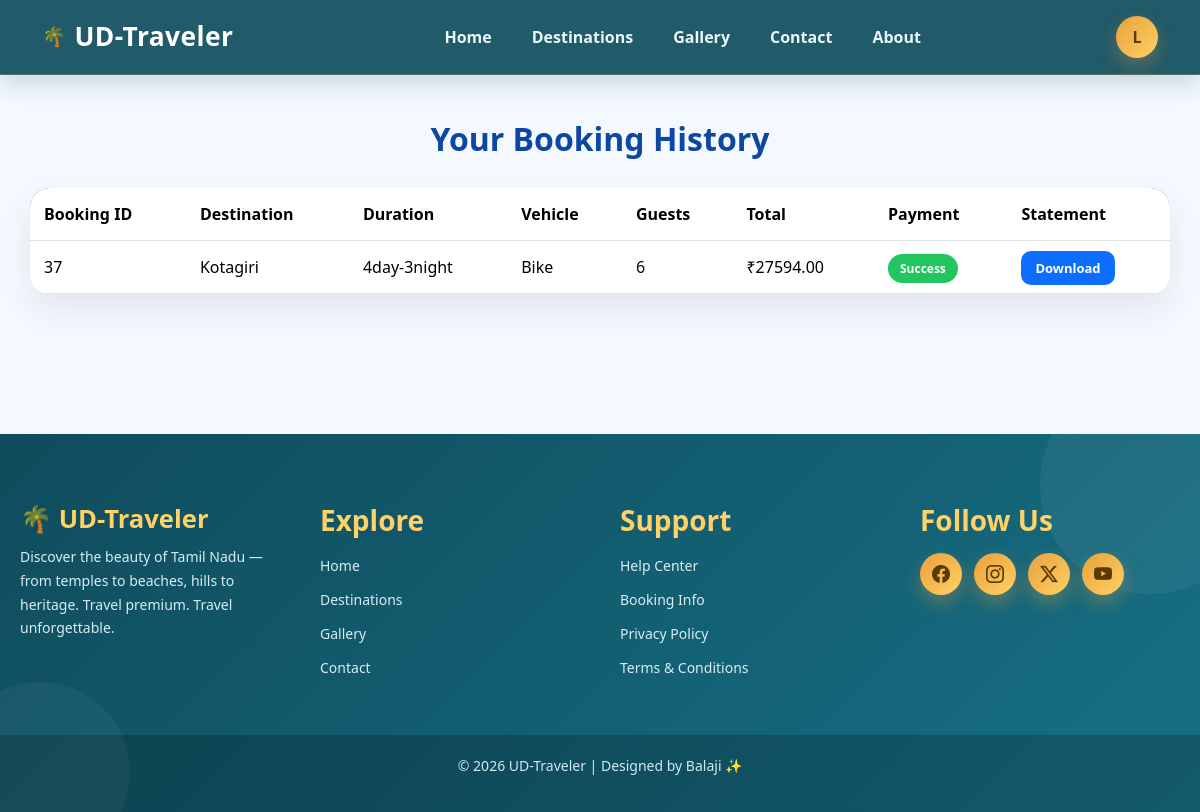
Screenshot of /booking_history/ (signed in) with the database file from the repository.
### app/models.py (models this page shows, shortened)
class Booking(models.Model):
    user = models.ForeignKey(User, on_delete=models.CASCADE, null=True, blank=True)
    name = models.CharField(max_length=100)
    email = models.EmailField()
    destination = models.CharField(max_length=200)
    duration = models.CharField(max_length=100, null=True, blank=True)
    vehicle_type = models.CharField(max_length=50, null=True, blank=True)
    price_per_head = models.DecimalField(max_digits=10, decimal_places=2)
    guests = models.IntegerField()
    total_amount = models.DecimalField(max_digits=10, decimal_places=2)

class Payment(models.Model):
    booking = models.OneToOneField(Booking, on_delete=models.CASCADE)
    amount = models.DecimalField(max_digits=10, decimal_places=2)
    payment_method = models.CharField(max_length=50)
    upi_app = models.CharField(max_length=50, blank=True, null=True)
    payment_status = models.CharField(max_length=50, default="Pending")
    QR = models.ImageField(upload_to="payment_screenshots/", blank=True, null=True)
    created_at = models.DateTimeField(auto_now_add=True)

### app/views.py (the view)
# urls.py: path('booking_history/', views.booking_history, name='booking_history'),
def booking_history(request):
    if not request.user.is_authenticated:
        messages.error(request, "You need to be logged in to view your bookings.")
        return redirect('login')
    bookings = Booking.objects.filter(user=request.user).order_by('-id')
    return render(request, 'booking_history.html', {'bookings': bookings})

### app/templates/booking_history.html (shortened to what this page needs)
{% extends 'main.html' %}
{% block content %}
{% include 'hf/nav2.html' %}
<div class="container history-section">
    <h2 class="history-title">Your Booking History</h2>
    <div class="card history-card">
        <div class="card-body p-0">
            <div class="table-responsive">
                <table class="table mb-0">
                    <thead>
                        <tr>
                            <th>Booking ID</th>
                            <th>Destination</th>
                            <th>Duration</th>
                            <th>Vehicle</th>
                            <th>Guests</th>
                            <th>Total</th>
                            <th>Payment</th>
                            <th>Statement</th>
                        </tr>
                    </thead>
                    <tbody>
                        {% for b in bookings %}
                        <tr>
                            <td>{{ b.id }}</td>
                            <td>{{ b.destination }}</td>
                            <td>{{ b.duration }}</td>
                            <td>{{ b.vehicle_type }}</td>
                            <td>{{ b.guests }}</td>
                            <td>₹{{ b.total_amount }}</td>
                            <td>
                                {% if b.payment %}
                                    <span class="status-badge">{{ b.payment.payment_status }}</span>
                                {% else %}
                                    <span class="text-warning fw-bold">Pending</span>
                                {% endif %}
                            </td>
                            <td>
                                {% if b.payment %}
                                    <a href="{% url 'download_statement' b.payment.id %}" class="btn-statement">
                                        Download
                                    </a>
                                {% else %}
                                    <span class="text-muted">Not Available</span>
                                {% endif %}
                            </td>
                        </tr>
                        {% empty %}
                        <tr>
                            <td colspan="8" class="text-center py-4">No bookings found.</td>
                        </tr>
                        {% endfor %}
                    </tbody>
                </table>
            </div>
        </div>
    </div>
</div>
{% endblock %}

### app/templates/hf/nav2.html (shortened to what this page needs)
<nav class="navbar navbar-expand-lg tn-navbar fixed-top">
    <div class="container">
        <a class="navbar-brand tn-logo" href="{% url 'home' %}">
            <span class="tn-logo-icon">🌴</span>
            UD-Traveler
        </a>
        <div class="tn-top-right ms-auto d-flex align-items-center">
            <div class="dropdown">
                <button class="tn-login-btn dropdown-toggle" type="button" data-bs-toggle="dropdown"
                    aria-expanded="false">
                    {% if user.is_authenticated and not user.is_superuser %}
                        {{ user.username|slice:":1"|upper }}
                    {% else %}
                        <i class="bi bi-person"></i>
                    {% endif %}
                </button>
            </div>
        </div>
        <div class="collapse navbar-collapse" id="menu">
            <ul class="navbar-nav mx-auto tn-nav-links">
                <li class="nav-item">
                    <a class="nav-link" href="{% url 'home' %}">Home</a>
                </li>
                <li class="nav-item">
                    <a class="nav-link" href="{% url 'destination' %}">Destinations</a>
                </li>
                <li class="nav-item">
                    <a class="nav-link" href="{% url 'gallery' %}">Gallery</a>
                </li>
                <li class="nav-item">
                    <a class="nav-link" href="{% url 'contact' %}">Contact</a>
                </li>
                <li class="nav-item">
                    <a class="nav-link" href="{% url 'about' %}">About</a>
                </li>
            </ul>
        </div>
    </div>
</nav>

### app/templates/hf/nav2.html (style rules this page uses)
.tn-navbar { background: rgba(15, 76, 92, 0.92); backdrop-filter: blur(12px); -webkit-backdrop-filter: blur(12px); box-shadow: 0 8px 25px rgba(15, 76, 92, 0.20); border-bottom: 1px solid rgba(233, 160, 59, 0.28); padding: 12px 0; }
.tn-logo { color: #ffffff !important; font-size: 1.65rem; font-weight: 800; text-decoration: none; display: flex; align-items: center; gap: 8px; letter-spacing: 0.4px; z-index: 1031; }
.tn-logo-icon { font-size: 1.2rem; }
.tn-top-right { z-index: 1031; }
.tn-nav-links .nav-link { color: #eaf7fb !important; font-weight: 600; margin: 0 12px; position: relative; transition: 0.3s ease; }
.tn-nav-links .nav-link::after { content: ""; position: absolute; left: 0; bottom: -4px; width: 0; height: 2px; background: linear-gradient(to right, #E9A03B, #FFD166); transition: width 0.3s ease; border-radius: 10px; }
.tn-login-btn { width: 42px; height: 42px; border-radius: 50%; border: none; background: linear-gradient(135deg, #E9A03B, #FFD166); color: #5a3a00; font-weight: 800; box-shadow: 0 8px 18px rgba(233, 160, 59, 0.30); transition: 0.3s ease; display: flex; align-items: center; justify-content: center; }
.tn-login-btn::after { display: none !important; }
@media (min-width: 992px) { .tn-top-right { order: 3; margin-left: 20px; } }
@media (min-width: 992px) { .navbar-collapse { order: 2; justify-content: center; } }
@media (min-width: 992px) { .tn-nav-links { width: 100%; justify-content: center; } }

### app/templates/booking_history.html (style rules this page uses)
body { background: #f4f8ff; }
.history-section { padding: 120px 0 60px; }
.history-title { text-align: center; font-weight: 800; color: #0d47a1; margin-bottom: 30px; }
.history-card { border: none; border-radius: 20px; overflow: hidden; box-shadow: 0 15px 35px rgba(0,0,0,0.08); background: #fff; }
.table thead { background: linear-gradient(135deg, #0d6efd, #2563eb); color: white; }
.table th, .table td { padding: 14px; vertical-align: middle; }
.status-badge { background: #22c55e; color: white; padding: 6px 12px; border-radius: 20px; font-size: 12px; font-weight: 700; }
.btn-statement { text-decoration: none; padding: 8px 14px; border-radius: 10px; background: #0d6efd; color: white; font-size: 13px; font-weight: 700; }

### rows the page displays
Booking: id "37", destination "Kotagiri", duration "4day-3night", vehicle_type "Bike", guests "6", total_amount "27594.00", payment.payment_status "Success", shows "Download"

### other values shown
{{ user.username|slice:":1"|upper }} "L"
